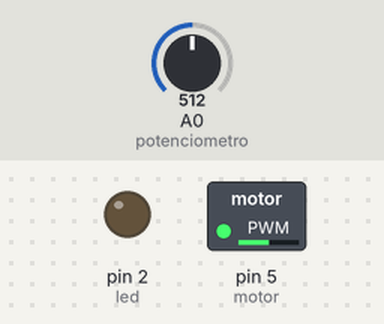
Recording of a sketch running on a simulated Arduino Uno, built with avr-gcc and run on an emulated ATmega328P. Parts: switched loads named in the sketch (green lamp = pin HIGH), output pins drawn as LEDs (lit = HIGH). The test bench sets the inputs (shaded band); at power-on: A0 (potenciometro) = 512.

Above: at 1.2 s.
1.3 s: A0 (potenciometro) set to 716
At 2.3 s:
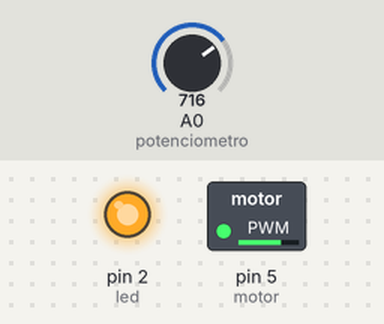
2.8 s: A0 (potenciometro) set to 900
At 3.5 s:
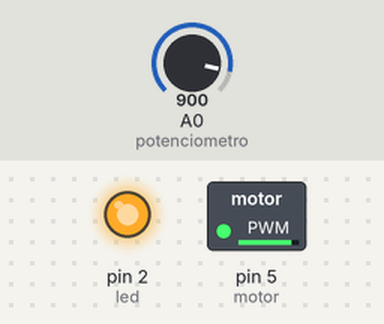
4.3 s: A0 (potenciometro) set to 122
At 4.6 s:
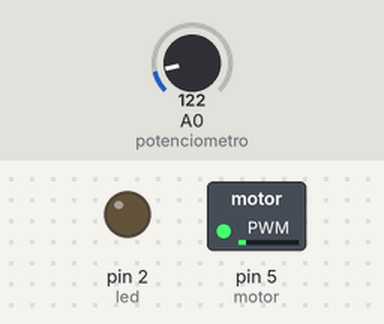
5.8 s: A0 (potenciometro) set to 0
At 6.9 s:
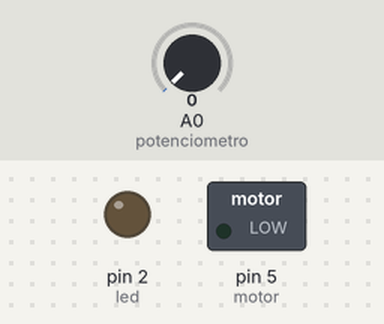
Timing chart, 0 to 8.3 s (numbered marks = the images above; inputs shaded):
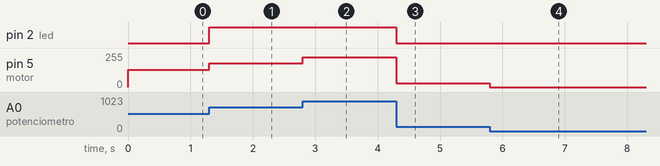

Measured:
- after the input at 1.3 s, pin 2 (led): LOW → HIGH at once; pin 5 (motor): 128/255 → 179/255 at once
- after the input at 2.8 s, pin 5 (motor): 179/255 → 225/255 at once
- after the input at 4.3 s, pin 2 (led): HIGH → LOW at once; pin 5 (motor): 225/255 → 30/255 at once
- after the input at 5.8 s, pin 5 (motor): 30/255 → 0/255 at once

The sketch:

exe6-15.ino
```cpp
#define led 2
#define motor 5
int const potenciometro = 0;
int leitura_potenciometro = 0;

void setup(){
    pinMode(led, OUTPUT);
    pinMode(motor, OUTPUT);
    // Inicializar comunicação serial a 9600 bits/segundo
    Serial.begin(9600);
}

void loop(){
    // fazer a leitura da tensão de entrada no potenciômetro
    leitura_potenciometro = analogRead(potenciometro) / 4;
    // usar o valor lido para acionar o motor (entre 0 e 255)
    analogWrite(motor, leitura_potenciometro);

    if (leitura_potenciometro > 0.7*255) {
        digitalWrite(led, 1);
    } else {
        digitalWrite(led, 0);
    }
}
```
